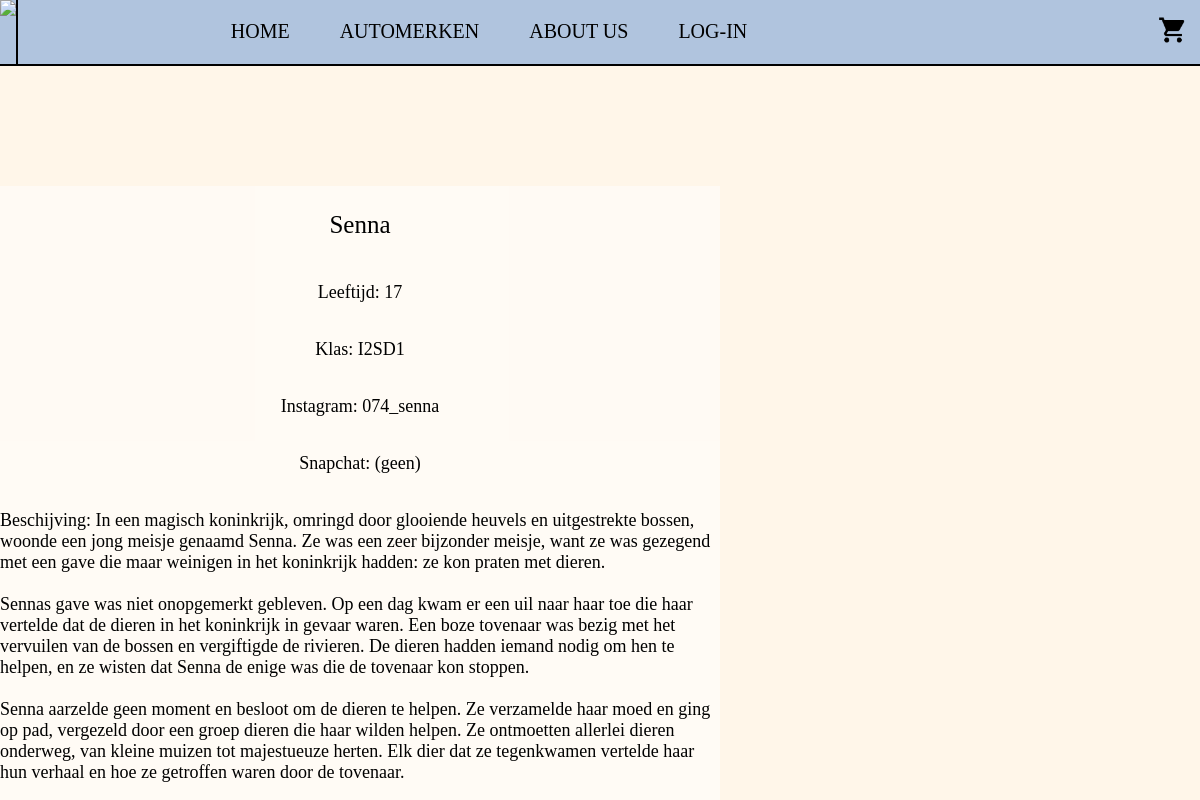
Page /aboutus.php?naam=Senna on the committed database.
### tables this page shows
CREATE TABLE `owners` (
    naam VARCHAR(255),
    age INT,
    summary TEXT,
    class VARCHAR(255),
    instagram VARCHAR(255),
    snapchat VARCHAR(255)
);

### aboutus.php (the view, shortened to what this page needs)
<?php
if (isset($_SESSION['loggedInUser'])) {
    $msg = "Welkom, " . $_SESSION['loggedInUser'];
} else {
    $msg = "LOG-IN";
}
$config = [
    'host' => 'localhost',
    'dbname'   => 'WheelsOfFortune',
    'user' => 'bit_academy',
    'password' => 'bit_academy',
];
$dsn = 'mysql:host=' . $config['host'] . ';dbname=' . $config['dbname'];
$user = $config['user'];
$password = $config['password'];
$pdo = new PDO($dsn, $user, $password);
$naam = $_GET['naam'];
?>
<!DOCTYPE html>
<html lang="en">
<head>
    <link rel="stylesheet" type="text/css" href="css/aboutus.css">
    <link rel="stylesheet" href="css/main.css">
</head>
<body>
    <nav>
        <img class="foto" src="images/WHEELS OF FORTUNE.png">
        <ul>
            <li class="menu"><a href="index.php">HOME</a></li>
            <li class="menu">
                <a class="automerken">AUTOMERKEN</a>
            </li>
            <li class="menuabout">
                <a href="#">ABOUT US</a>
            </li>
            <li class="ff">
                <a href="login/login.php"><?php echo $msg ?></a>
            </li>
        </ul>
        <li class="lishoppingcart"><a href="cart/cart.php"><img class="shoppingcart" src="icons/icons8-shopping-cart-96.png"></a></li>
    </nav>
    <div class="lichaam">
        <div class="iets">
            <?php
            $query = $pdo->query('SELECT * FROM owners WHERE naam = "' . $naam . '"');
            while ($row = $query->fetch(PDO::FETCH_ASSOC)) {
                echo '<div class="userInfo">
    <p class="naam" >' . $row['naam'] . '</p>
    <p class="leeftijd" > ' . 'Leeftijd: '  . $row['age'] . '</p>
    <p class="klas" > ' . 'Klas: '  . $row['class'] . '</p>
    <p class="instagram" >' . 'Instagram: ' . $row['instagram'] . '</p>
    <p class="snapchat" > ' . 'Snapchat: ' . $row['snapchat'] . '</p>
    <p class="summary">' . 'Beschijving: ' . $row['summary'] . '</p>
    </div>';
            }
            ?>
</body>
</html>

### css/aboutus.css (style rules this page uses)
body { background-image: url('../images/JEEPfoto.png.jpg'); }
.userInfo { display: flex; width: 60%; flex-direction: column; margin: auto; margin-top: 10%; align-items: center; background: #ffffff88; font-family: fantasy; font-size: large; position: fixed; z-index: 1; }
.iets { display: flex; object-fit: fill; z-index: -1; }

### css/main.css (style rules this page uses)
body { margin: 0; padding: 0; font-family: arial; background: rgb(255, 246, 233); }
nav { display: flex; font-family: fantasy; justify-content: space-between; background: #B0C4DE; border-bottom: solid black 2px; list-style-type: none; }
.foto { display: flex; cursor: pointer; left: 0; float: left; width: auto; height: 64px; border-right: solid black 2px; }
.automerken { display: flex; justify-content: space-around; }
ul { display: flex; list-style: none; background: #B0C4DE; margin: 0; padding: 0; justify-content: space-around; }
ul li { display: inline-block; position: relative; }
ul li a { display: block; padding: 20px 25px; color: #000000; text-decoration: none; text-align: center; font-size: 20px; }
.lishoppingcart { display: flex; align-items: center; padding: 6px; margin: 6px; margin-left: 16%; }
.shoppingcart { width: auto; height: 30px; }
.naam { font-size: 25px; }
a { text-decoration: none; color: black; }

### rows in the picture
owners: naam "Senna", age "17", class "I2SD1", instagram "074_senna", snapchat "(geen)", summary "In een magisch koninkrijk, omringd door glooiende heuvels en uitgestrekte bossen, woonde een jong meisje genaamd Senna. Ze was een zeer bijzonder meisje, want ze was gezegend met een gave die maar weinigen in het koninkrijk hadden: ze kon praten met dieren. Sennas gave was niet onopgemerkt gebleven. Op een dag kwam er een uil naar haar toe die haar vertelde dat de dieren in het koninkrijk in gevaar waren. Een boze tovenaar was bezig met het vervuilen van de bossen en vergiftigde de rivieren. De dieren hadden iemand nodig om hen te helpen, en ze wisten dat Senna de enige was die de tovenaar kon stoppen. Senna aarzelde geen moment en besloot om de dieren te helpen. Ze verzamelde haar moed en…"

### other values in the picture
$msg "LOG-IN"
